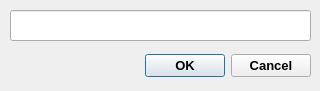
<?xml version="1.0" encoding="UTF-8"?>
<ui version="4.0">
 <class>password</class>
 <widget class="QDialog" name="password">
  <property name="geometry">
   <rect>
    <x>0</x>
    <y>0</y>
    <width>320</width>
    <height>91</height>
   </rect>
  </property>
  <property name="focusPolicy">
   <enum>Qt::StrongFocus</enum>
  </property>
  <property name="windowTitle">
   <string>Password</string>
  </property>
  <property name="locale">
   <locale language="English" country="UnitedStates"/>
  </property>
  <property name="sizeGripEnabled">
   <bool>false</bool>
  </property>
  <property name="modal">
   <bool>false</bool>
  </property>
  <widget class="QDialogButtonBox" name="selectionButtonBox">
   <property name="geometry">
    <rect>
     <x>10</x>
     <y>50</y>
     <width>301</width>
     <height>32</height>
    </rect>
   </property>
   <property name="font">
    <font>
     <pointsize>10</pointsize>
     <weight>75</weight>
     <bold>true</bold>
    </font>
   </property>
   <property name="focusPolicy">
    <enum>Qt::StrongFocus</enum>
   </property>
   <property name="orientation">
    <enum>Qt::Horizontal</enum>
   </property>
   <property name="standardButtons">
    <set>QDialogButtonBox::Cancel|QDialogButtonBox::Ok</set>
   </property>
  </widget>
  <widget class="QLineEdit" name="lineEdit">
   <property name="geometry">
    <rect>
     <x>10</x>
     <y>10</y>
     <width>301</width>
     <height>31</height>
    </rect>
   </property>
   <property name="font">
    <font>
     <pointsize>10</pointsize>
     <weight>75</weight>
     <bold>true</bold>
    </font>
   </property>
   <property name="text">
    <string/>
   </property>
   <property name="echoMode">
    <enum>QLineEdit::Password</enum>
   </property>
  </widget>
 </widget>
 <tabstops>
  <tabstop>lineEdit</tabstop>
  <tabstop>selectionButtonBox</tabstop>
 </tabstops>
 <resources/>
 <connections>
  <connection>
   <sender>selectionButtonBox</sender>
   <signal>accepted()</signal>
   <receiver>password</receiver>
   <slot>accept()</slot>
   <hints>
    <hint type="sourcelabel">
     <x>248</x>
     <y>254</y>
    </hint>
    <hint type="destinationlabel">
     <x>157</x>
     <y>274</y>
    </hint>
   </hints>
  </connection>
  <connection>
   <sender>selectionButtonBox</sender>
   <signal>rejected()</signal>
   <receiver>password</receiver>
   <slot>reject()</slot>
   <hints>
    <hint type="sourcelabel">
     <x>316</x>
     <y>260</y>
    </hint>
    <hint type="destinationlabel">
     <x>286</x>
     <y>274</y>
    </hint>
   </hints>
  </connection>
 </connections>
</ui>
